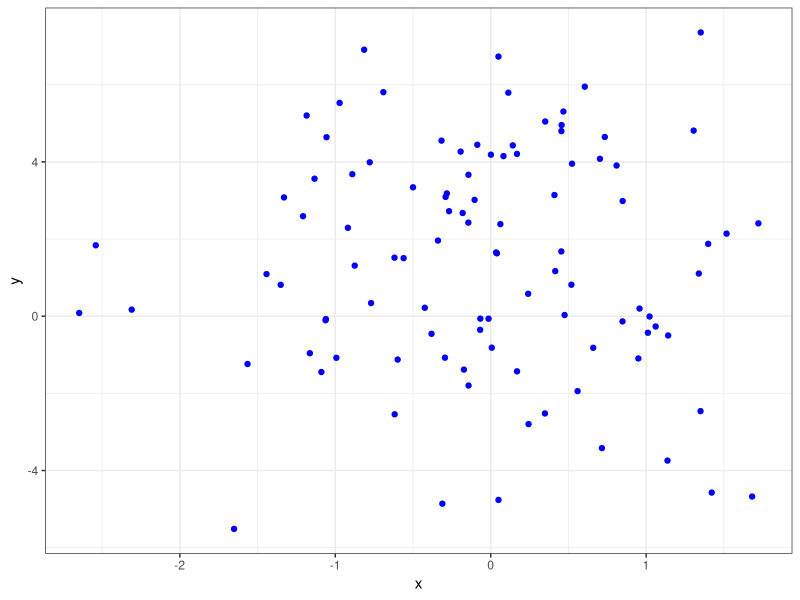

Recreate this plot in R.
## ---- chunk 1
knitr::opts_chunk$set(echo = TRUE)
## ---- chunk 2
# library 
library(ggplot2)
library(dplyr)

## ---- chunk 3
# generating data
x <- rnorm(100, 0, 1)
y <- rnorm(100,2,3)

# generating data frame 
MyData <- data.frame(x, y)
glimpse(MyData)
## ---- chunk 4
# generating plot 
ggplot(MyData, aes(x = x, y = y)) + 
  geom_point(colour = "blue") + 
  theme_bw() 

